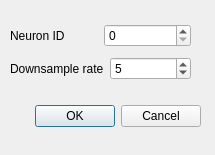
<?xml version="1.0" encoding="UTF-8"?>
<ui version="4.0">
 <class>NeuronIdDialog</class>
 <widget class="QDialog" name="NeuronIdDialog">
  <property name="geometry">
   <rect>
    <x>0</x>
    <y>0</y>
    <width>215</width>
    <height>155</height>
   </rect>
  </property>
  <property name="windowTitle">
   <string>Neuron Extraction</string>
  </property>
  <widget class="QDialogButtonBox" name="buttonBox">
   <property name="geometry">
    <rect>
     <x>10</x>
     <y>100</y>
     <width>191</width>
     <height>32</height>
    </rect>
   </property>
   <property name="orientation">
    <enum>Qt::Horizontal</enum>
   </property>
   <property name="standardButtons">
    <set>QDialogButtonBox::Cancel|QDialogButtonBox::Ok</set>
   </property>
  </widget>
  <widget class="QWidget" name="layoutWidget">
   <property name="geometry">
    <rect>
     <x>10</x>
     <y>20</y>
     <width>181</width>
     <height>66</height>
    </rect>
   </property>
   <layout class="QVBoxLayout" name="verticalLayout">
    <item>
     <layout class="QHBoxLayout" name="horizontalLayout">
      <item>
       <widget class="QLabel" name="label">
        <property name="text">
         <string>Neuron ID</string>
        </property>
       </widget>
      </item>
      <item>
       <widget class="QSpinBox" name="neuronIdSpinBox">
        <property name="maximum">
         <number>1000000</number>
        </property>
       </widget>
      </item>
     </layout>
    </item>
    <item>
     <layout class="QHBoxLayout" name="horizontalLayout_2">
      <item>
       <widget class="QLabel" name="label_2">
        <property name="text">
         <string>Downsample rate</string>
        </property>
       </widget>
      </item>
      <item>
       <widget class="QSpinBox" name="downsampleSpinBox">
        <property name="value">
         <number>5</number>
        </property>
       </widget>
      </item>
     </layout>
    </item>
   </layout>
  </widget>
 </widget>
 <resources/>
 <connections>
  <connection>
   <sender>buttonBox</sender>
   <signal>accepted()</signal>
   <receiver>NeuronIdDialog</receiver>
   <slot>accept()</slot>
   <hints>
    <hint type="sourcelabel">
     <x>248</x>
     <y>254</y>
    </hint>
    <hint type="destinationlabel">
     <x>157</x>
     <y>274</y>
    </hint>
   </hints>
  </connection>
  <connection>
   <sender>buttonBox</sender>
   <signal>rejected()</signal>
   <receiver>NeuronIdDialog</receiver>
   <slot>reject()</slot>
   <hints>
    <hint type="sourcelabel">
     <x>316</x>
     <y>260</y>
    </hint>
    <hint type="destinationlabel">
     <x>286</x>
     <y>274</y>
    </hint>
   </hints>
  </connection>
 </connections>
</ui>
